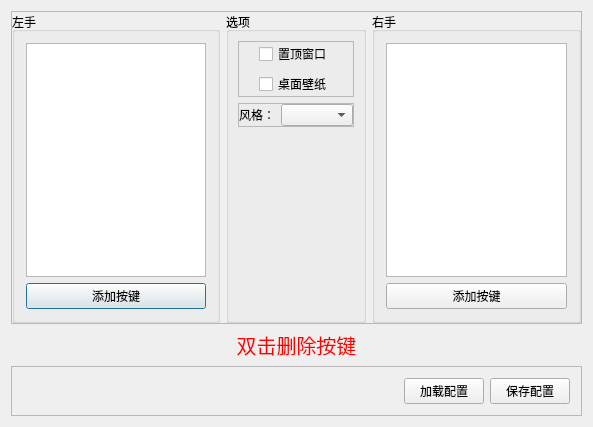
<?xml version="1.0" encoding="UTF-8"?>
<ui version="4.0">
 <class>SettingWindowClass</class>
 <widget class="QDialog" name="SettingWindowClass">
  <property name="geometry">
   <rect>
    <x>0</x>
    <y>0</y>
    <width>593</width>
    <height>427</height>
   </rect>
  </property>
  <property name="windowTitle">
   <string>设置</string>
  </property>
  <property name="styleSheet">
   <string notr="true"/>
  </property>
  <layout class="QVBoxLayout" name="verticalLayout_3">
   <item>
    <widget class="QFrame" name="W1SettingFrame">
     <property name="frameShape">
      <enum>QFrame::StyledPanel</enum>
     </property>
     <property name="frameShadow">
      <enum>QFrame::Raised</enum>
     </property>
     <layout class="QHBoxLayout" name="horizontalLayout">
      <property name="leftMargin">
       <number>0</number>
      </property>
      <property name="topMargin">
       <number>0</number>
      </property>
      <property name="rightMargin">
       <number>0</number>
      </property>
      <property name="bottomMargin">
       <number>0</number>
      </property>
      <item>
       <widget class="QGroupBox" name="W1LeftKeyBox">
        <property name="title">
         <string>左手</string>
        </property>
        <layout class="QVBoxLayout" name="verticalLayout">
         <item>
          <widget class="QListWidget" name="W1LeftKeyList"/>
         </item>
         <item>
          <widget class="QPushButton" name="W2LeftKeyAddButton">
           <property name="enabled">
            <bool>true</bool>
           </property>
           <property name="text">
            <string>添加按键</string>
           </property>
          </widget>
         </item>
        </layout>
       </widget>
      </item>
      <item>
       <widget class="QGroupBox" name="W2OptionsBox">
        <property name="layoutDirection">
         <enum>Qt::LeftToRight</enum>
        </property>
        <property name="title">
         <string>选项</string>
        </property>
        <layout class="QVBoxLayout" name="verticalLayout_4">
         <property name="leftMargin">
          <number>9</number>
         </property>
         <property name="topMargin">
          <number>9</number>
         </property>
         <property name="rightMargin">
          <number>9</number>
         </property>
         <property name="bottomMargin">
          <number>9</number>
         </property>
         <item>
          <widget class="QFrame" name="W1CheckFrame">
           <property name="frameShape">
            <enum>QFrame::StyledPanel</enum>
           </property>
           <property name="frameShadow">
            <enum>QFrame::Raised</enum>
           </property>
           <layout class="QGridLayout" name="gridLayout_2">
            <property name="leftMargin">
             <number>0</number>
            </property>
            <property name="topMargin">
             <number>0</number>
            </property>
            <property name="rightMargin">
             <number>0</number>
            </property>
            <property name="bottomMargin">
             <number>0</number>
            </property>
            <item row="0" column="0">
             <spacer name="horizontalSpacer_2">
              <property name="orientation">
               <enum>Qt::Horizontal</enum>
              </property>
              <property name="sizeHint" stdset="0">
               <size>
                <width>40</width>
                <height>20</height>
               </size>
              </property>
             </spacer>
            </item>
            <item row="0" column="2">
             <spacer name="horizontalSpacer_3">
              <property name="orientation">
               <enum>Qt::Horizontal</enum>
              </property>
              <property name="sizeType">
               <enum>QSizePolicy::Expanding</enum>
              </property>
              <property name="sizeHint" stdset="0">
               <size>
                <width>40</width>
                <height>20</height>
               </size>
              </property>
             </spacer>
            </item>
            <item row="2" column="1">
             <widget class="QCheckBox" name="W2WallpaperCheck">
              <property name="text">
               <string>桌面壁纸</string>
              </property>
             </widget>
            </item>
            <item row="0" column="1">
             <widget class="QCheckBox" name="W1TopWindowCheck">
              <property name="layoutDirection">
               <enum>Qt::LeftToRight</enum>
              </property>
              <property name="text">
               <string>置顶窗口</string>
              </property>
             </widget>
            </item>
           </layout>
          </widget>
         </item>
         <item>
          <widget class="QFrame" name="W2ComboFrame">
           <property name="frameShape">
            <enum>QFrame::StyledPanel</enum>
           </property>
           <property name="frameShadow">
            <enum>QFrame::Raised</enum>
           </property>
           <layout class="QGridLayout" name="gridLayout">
            <property name="leftMargin">
             <number>0</number>
            </property>
            <property name="topMargin">
             <number>0</number>
            </property>
            <property name="rightMargin">
             <number>0</number>
            </property>
            <property name="bottomMargin">
             <number>0</number>
            </property>
            <item row="3" column="1">
             <widget class="QComboBox" name="W2StyleCombo"/>
            </item>
            <item row="3" column="0">
             <widget class="QLabel" name="W1StyleLabel">
              <property name="sizePolicy">
               <sizepolicy hsizetype="Fixed" vsizetype="Preferred">
                <horstretch>0</horstretch>
                <verstretch>0</verstretch>
               </sizepolicy>
              </property>
              <property name="text">
               <string>风格：</string>
              </property>
             </widget>
            </item>
           </layout>
          </widget>
         </item>
         <item>
          <spacer name="verticalSpacer">
           <property name="orientation">
            <enum>Qt::Vertical</enum>
           </property>
           <property name="sizeHint" stdset="0">
            <size>
             <width>20</width>
             <height>40</height>
            </size>
           </property>
          </spacer>
         </item>
        </layout>
       </widget>
      </item>
      <item>
       <widget class="QGroupBox" name="W3RightKeyBox">
        <property name="title">
         <string>右手</string>
        </property>
        <layout class="QVBoxLayout" name="verticalLayout_2">
         <item>
          <widget class="QListWidget" name="W1RightKeyList"/>
         </item>
         <item>
          <widget class="QPushButton" name="W2RightKeyAddButton">
           <property name="text">
            <string>添加按键</string>
           </property>
          </widget>
         </item>
        </layout>
       </widget>
      </item>
     </layout>
    </widget>
   </item>
   <item>
    <widget class="QLabel" name="W2RemoveLabel">
     <property name="font">
      <font>
       <pointsize>15</pointsize>
      </font>
     </property>
     <property name="styleSheet">
      <string notr="true">color: red</string>
     </property>
     <property name="text">
      <string>双击删除按键</string>
     </property>
     <property name="alignment">
      <set>Qt::AlignCenter</set>
     </property>
    </widget>
   </item>
   <item>
    <widget class="QFrame" name="W3FileButtonFrame">
     <property name="frameShape">
      <enum>QFrame::StyledPanel</enum>
     </property>
     <property name="frameShadow">
      <enum>QFrame::Raised</enum>
     </property>
     <layout class="QHBoxLayout" name="horizontalLayout_2">
      <item>
       <spacer name="horizontalSpacer">
        <property name="orientation">
         <enum>Qt::Horizontal</enum>
        </property>
        <property name="sizeHint" stdset="0">
         <size>
          <width>40</width>
          <height>20</height>
         </size>
        </property>
       </spacer>
      </item>
      <item>
       <widget class="QPushButton" name="W1LoadButton">
        <property name="text">
         <string>加载配置</string>
        </property>
       </widget>
      </item>
      <item>
       <widget class="QPushButton" name="W2SaveButton">
        <property name="text">
         <string>保存配置</string>
        </property>
       </widget>
      </item>
     </layout>
    </widget>
   </item>
  </layout>
 </widget>
 <layoutdefault spacing="6" margin="11"/>
 <resources>
  <include location="MainWindow.qrc"/>
 </resources>
 <connections/>
</ui>
